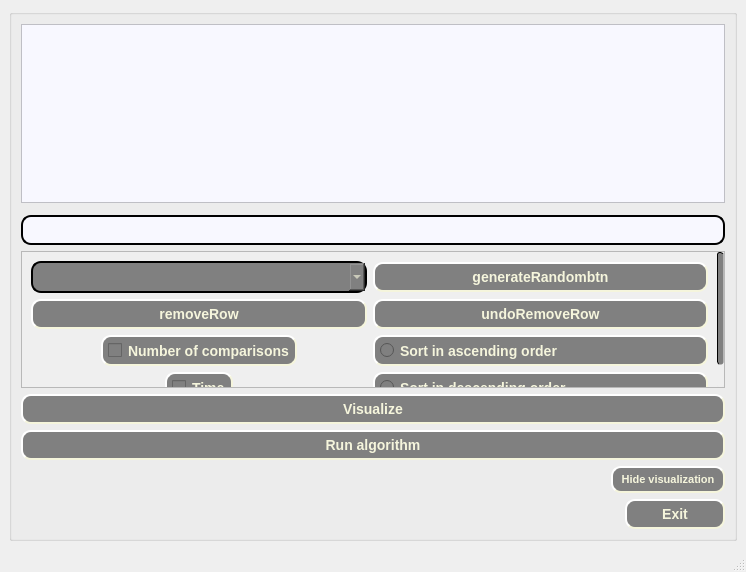
<?xml version="1.0" encoding="UTF-8"?>
<ui version="4.0">
 <class>MainWindow</class>
 <widget class="QMainWindow" name="MainWindow">
  <property name="geometry">
   <rect>
    <x>0</x>
    <y>0</y>
    <width>746</width>
    <height>572</height>
   </rect>
  </property>
  <property name="windowTitle">
   <string>MainWindow</string>
  </property>
  <property name="styleSheet">
   <string notr="true">QScrollBar::vertical{
background: none;
border-style: outset;
border-width: 1px;
border:none;
width:7px;
border-radius: 3px;
}

QScrollBar::handle:vertical {
background-color: #808080;
border-style: outset;
border-width: 1px;
border-radius: 3px;
width:7px;
}

QScrollBar::sub-line:vertical {
	border: none;
      background: none;

}


/* BTN BOTTOM - SCROLLBAR */
QScrollBar::add-line:vertical {
		border: none;
      background: none;
}
QScrollBar::up-arrow:vertical, QScrollBar::down-arrow:vertical {
	background: none;
}
QScrollBar::add-page:vertical, QScrollBar::sub-page:vertical {
	background: none;
}
QHeaderView::section
{

    background-color: #808080;
	color:#F5F5DC;
    padding: 4px;
    font:bold 14px;

}
QHeaderView::section:checked
{
    background-color:FFFFFF;
	
    
}
QTableView
{
    font:bold 14px;

}
QTableView::item
{
	background-color: #808080;
	color:#F5F5DC;
}
QTableView::item::selected
{
	background-color: #464646;
    
}

QTableView QTableCornerButton::section
{
    background-color: #808080;
    
}</string>
  </property>
  <widget class="QWidget" name="centralwidget">
   <property name="sizePolicy">
    <sizepolicy hsizetype="Preferred" vsizetype="Preferred">
     <horstretch>0</horstretch>
     <verstretch>0</verstretch>
    </sizepolicy>
   </property>
   <layout class="QHBoxLayout" name="horizontalLayout">
    <property name="spacing">
     <number>0</number>
    </property>
    <property name="leftMargin">
     <number>9</number>
    </property>
    <item>
     <widget class="QGroupBox" name="groupBox">
      <property name="sizePolicy">
       <sizepolicy hsizetype="Expanding" vsizetype="Expanding">
        <horstretch>0</horstretch>
        <verstretch>0</verstretch>
       </sizepolicy>
      </property>
      <property name="minimumSize">
       <size>
        <width>300</width>
        <height>0</height>
       </size>
      </property>
      <property name="maximumSize">
       <size>
        <width>1000000</width>
        <height>16777215</height>
       </size>
      </property>
      <property name="title">
       <string/>
      </property>
      <layout class="QVBoxLayout" name="verticalLayout">
       <item>
        <widget class="QTableWidget" name="resultTable">
         <property name="sizePolicy">
          <sizepolicy hsizetype="Expanding" vsizetype="Expanding">
           <horstretch>0</horstretch>
           <verstretch>0</verstretch>
          </sizepolicy>
         </property>
         <property name="styleSheet">
          <string notr="true">background-color:#F8F8FF</string>
         </property>
         <attribute name="horizontalHeaderCascadingSectionResizes">
          <bool>true</bool>
         </attribute>
         <attribute name="verticalHeaderCascadingSectionResizes">
          <bool>false</bool>
         </attribute>
        </widget>
       </item>
       <item>
        <widget class="QFrame" name="visualizationFrame">
         <property name="sizePolicy">
          <sizepolicy hsizetype="Expanding" vsizetype="Expanding">
           <horstretch>5</horstretch>
           <verstretch>50</verstretch>
          </sizepolicy>
         </property>
         <property name="minimumSize">
          <size>
           <width>0</width>
           <height>0</height>
          </size>
         </property>
         <property name="layoutDirection">
          <enum>Qt::RightToLeft</enum>
         </property>
         <property name="frameShape">
          <enum>QFrame::StyledPanel</enum>
         </property>
         <property name="frameShadow">
          <enum>QFrame::Raised</enum>
         </property>
        </widget>
       </item>
       <item>
        <widget class="QLineEdit" name="inputline">
         <property name="styleSheet">
          <string notr="true">background-color: #F8F8FF;
color:#808080;
 border-style: outset;
    border-width: 2px;
    border-radius: 10px;
    font: bold 11px;
padding: 5px</string>
         </property>
        </widget>
       </item>
       <item>
        <widget class="QScrollArea" name="scrollArea">
         <property name="minimumSize">
          <size>
           <width>0</width>
           <height>100</height>
          </size>
         </property>
         <property name="maximumSize">
          <size>
           <width>167772</width>
           <height>150</height>
          </size>
         </property>
         <property name="styleSheet">
          <string notr="true">
</string>
         </property>
         <property name="widgetResizable">
          <bool>true</bool>
         </property>
         <property name="scrollBarStyle" stdset="0">
          <bool>true</bool>
         </property>
         <widget class="QWidget" name="scrollAreaWidgetContents">
          <property name="geometry">
           <rect>
            <x>0</x>
            <y>0</y>
            <width>699</width>
            <height>162</height>
           </rect>
          </property>
          <layout class="QGridLayout" name="gridLayout_2">
           <item row="4" column="3">
            <widget class="QRadioButton" name="radioDescend">
             <property name="styleSheet">
              <string notr="true">background-color: #808080;
color:#F5F5DC;
 border-style: outset;
    border-width: 2px;
    border-radius: 10px;
    font: bold 14px;
padding: 5px</string>
             </property>
             <property name="text">
              <string>Sort in descending order</string>
             </property>
            </widget>
           </item>
           <item row="0" column="1">
            <widget class="QComboBox" name="algoselector">
             <property name="styleSheet">
              <string notr="true">background-color: #808080;
color:#F5F5DC;
 border-style: outset;
    border-width: 2px;
    border-radius: 10px;
    font: bold 14px;
padding: 5px</string>
             </property>
            </widget>
           </item>
           <item row="4" column="1" alignment="Qt::AlignHCenter">
            <widget class="QCheckBox" name="checkBoxTime">
             <property name="styleSheet">
              <string notr="true">background-color: #808080;
color:#F5F5DC;
 border-style: outset;
    border-width: 2px;
    border-radius: 10px;
    font: bold 14px;
padding: 5px</string>
             </property>
             <property name="text">
              <string>Time</string>
             </property>
            </widget>
           </item>
           <item row="3" column="3">
            <widget class="QRadioButton" name="radioAscend">
             <property name="styleSheet">
              <string notr="true">background-color: #808080;
color:#F5F5DC;
 border-style: outset;
    border-width: 2px;
    border-radius: 10px;
    font: bold 14px;
padding: 5px</string>
             </property>
             <property name="text">
              <string>Sort in ascending order</string>
             </property>
            </widget>
           </item>
           <item row="3" column="1" alignment="Qt::AlignHCenter">
            <widget class="QCheckBox" name="checkBoxMemory">
             <property name="styleSheet">
              <string notr="true">background-color: #808080;
color:#F5F5DC;
 border-style: outset;
    border-width: 2px;
    border-radius: 10px;
    font: bold 14px;
padding: 5px</string>
             </property>
             <property name="text">
              <string>Number of comparisons</string>
             </property>
            </widget>
           </item>
           <item row="0" column="3">
            <widget class="QPushButton" name="genRandInputBtn">
             <property name="styleSheet">
              <string notr="true">background-color: #808080;
color:#F5F5DC;
 border-style: outset;
    border-width: 2px;
    border-radius: 10px;
    font: bold 14px;
padding: 5px</string>
             </property>
             <property name="text">
              <string>generateRandombtn</string>
             </property>
            </widget>
           </item>
           <item row="1" column="3">
            <widget class="QPushButton" name="undoRemoveRow">
             <property name="enabled">
              <bool>false</bool>
             </property>
             <property name="styleSheet">
              <string notr="true">background-color: #808080;
color:#F5F5DC;
 border-style: outset;
    border-width: 2px;
    border-radius: 10px;
    font: bold 14px;
padding: 5px</string>
             </property>
             <property name="text">
              <string>undoRemoveRow</string>
             </property>
            </widget>
           </item>
           <item row="1" column="1">
            <widget class="QPushButton" name="removeRowBtn">
             <property name="styleSheet">
              <string notr="true">background-color: #808080;
color:#F5F5DC;
 border-style: outset;
    border-width: 2px;
    border-radius: 10px;
    font: bold 14px;
padding: 5px</string>
             </property>
             <property name="text">
              <string>removeRow</string>
             </property>
            </widget>
           </item>
          </layout>
         </widget>
        </widget>
       </item>
       <item>
        <widget class="QPushButton" name="visualizebtn">
         <property name="styleSheet">
          <string notr="true">background-color: #808080;
color:#F5F5DC;
 border-style: outset;
    border-width: 2px;
    border-radius: 10px;
    font: bold 14px;
padding: 5px</string>
         </property>
         <property name="text">
          <string>Visualize</string>
         </property>
        </widget>
       </item>
       <item>
        <widget class="QPushButton" name="btnrun">
         <property name="styleSheet">
          <string notr="true">background-color: #808080;
color:#F5F5DC;
 border-style: outset;
    border-width: 2px;
    border-radius: 10px;
    font: bold 14px;
padding: 5px</string>
         </property>
         <property name="text">
          <string>Run algorithm</string>
         </property>
        </widget>
       </item>
       <item>
        <widget class="QPushButton" name="hidebtn">
         <property name="maximumSize">
          <size>
           <width>114</width>
           <height>16777215</height>
          </size>
         </property>
         <property name="layoutDirection">
          <enum>Qt::RightToLeft</enum>
         </property>
         <property name="styleSheet">
          <string notr="true">background-color: #808080;
color:#F5F5DC;
 border-style: outset;
    border-width: 2px;
    border-radius: 10px;
    font: bold 11px;
padding: 5px</string>
         </property>
         <property name="text">
          <string>Hide visualization</string>
         </property>
        </widget>
       </item>
       <item>
        <widget class="QPushButton" name="exitbtn">
         <property name="sizePolicy">
          <sizepolicy hsizetype="Minimum" vsizetype="Fixed">
           <horstretch>0</horstretch>
           <verstretch>0</verstretch>
          </sizepolicy>
         </property>
         <property name="minimumSize">
          <size>
           <width>9</width>
           <height>0</height>
          </size>
         </property>
         <property name="maximumSize">
          <size>
           <width>100</width>
           <height>16777215</height>
          </size>
         </property>
         <property name="layoutDirection">
          <enum>Qt::RightToLeft</enum>
         </property>
         <property name="styleSheet">
          <string notr="true">background-color: #808080;
color:#F5F5DC;
 border-style: outset;
    border-width: 2px;
    border-radius: 10px;
    font: bold 14px;
padding: 5px</string>
         </property>
         <property name="text">
          <string>Exit</string>
         </property>
        </widget>
       </item>
      </layout>
     </widget>
    </item>
   </layout>
  </widget>
  <widget class="QMenuBar" name="menubar">
   <property name="geometry">
    <rect>
     <x>0</x>
     <y>0</y>
     <width>746</width>
     <height>21</height>
    </rect>
   </property>
  </widget>
  <widget class="QStatusBar" name="statusbar"/>
 </widget>
 <resources/>
 <connections/>
</ui>
